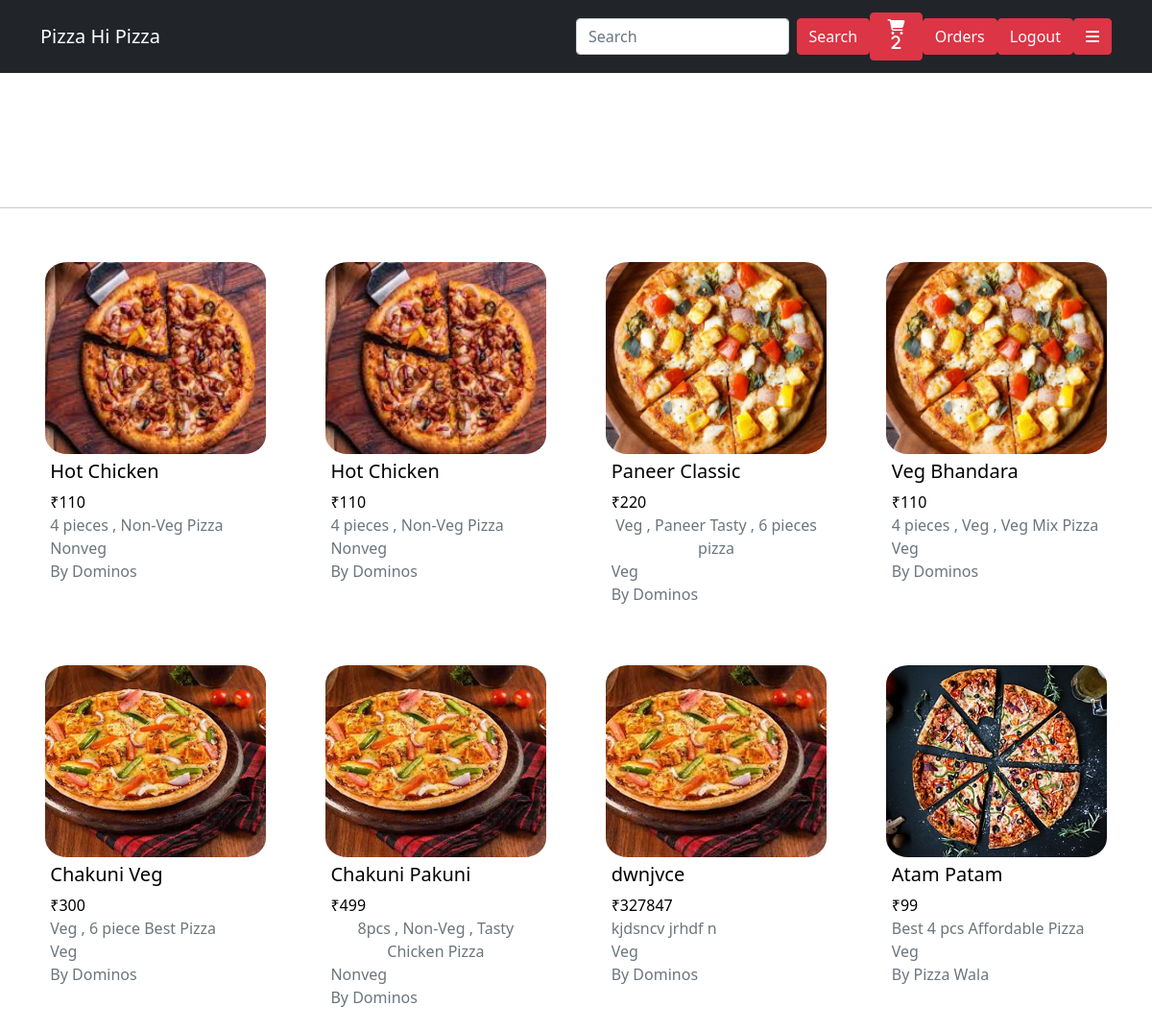
Screenshot of / (signed in) with the database file from the repository.
### models/models.py (models this page shows)
class MainModel(models.Model):
    id = models.UUIDField(default=uuid.uuid4  , editable=False , primary_key=True)
    class Meta:
        abstract = True

class Pizza(MainModel):
    img = models.FileField(upload_to='images' , default=None)
    ex_img = models.FileField(upload_to='images' , default='images/image2.png')
    name = models.CharField(max_length=50)
    price = models.IntegerField()
    category = models.CharField(max_length=50)
    owner = models.ForeignKey(sellers , on_delete=models.CASCADE , default=0)
    descrip = models.CharField(max_length=100 , default='Pizza')

class sellers(models.Model):
    name = models.CharField(max_length=100 , default ='none')
    user = models.ForeignKey(User , on_delete=models.CASCADE)
    gmail = models.EmailField(max_length=250)
    phone = models.IntegerField()
    address =models.CharField(max_length=150 , default ='none')
    state = models.CharField(max_length=50 , default ='none')
    city = models.CharField(max_length=50 , default ='none')

### models/views.py (the view)
# urls.py: 2. Add a URL to urlpatterns:  path('', views.home, name='home')
def home(request):
    try:
        seller = sellers.objects.get(user = request.user)
        s_name = seller.name
        if request.method == 'POST':
            val = request.POST.get('search')
            obj = Pizza.objects.filter(name__contains = val )
            data = obj
            try:
                cart = Carts.objects.get(user = request.user)
                items = cart.cart_items.all().count()
            except:
                items = 0
            return render(request , "home.html" , {'pizza' : data , 'count':items , 'search':val , 'name':s_name})
        else:
            try:
                print('ryokai')
                data = Pizza.objects.all()
                cart = Carts.objects.get(user = request.user)
                items = cart.cart_items.all().count()
                for i in CartItems.objects.filter(cart=cart):
                    ids = Pizza.objects.filter(id = i.pizzas.id)
                    print(ids)
                return render(request , "home.html" , {'pizza' : data , 'count':items  , 'n':'n' , 'cartitems':CartItems.objects.filter(cart=cart) , 'pizzas':Pizza ,'cart':cart, 'name':s_name})
            except:
                data = Pizza.objects.all()
                return render(request , 'home.html' , {'pizza':data, 'name':s_name})
    except:
        if request.method == 'POST':
            val = request.POST.get('search')
            obj = Pizza.objects.filter(name__contains = val )
            data = obj
            try:
                cart = Carts.objects.get(user = request.user)
                items = cart.cart_items.all().count()
            except:
                items = 0
            return render(request , "home.html" , {'pizza' : data , 'count':items , 'search':val})
        else:
            try:
                print('ryokai')
                data = Pizza.objects.all()
                try:
                    cart = Carts.objects.get(user = request.user)
                    items = cart.cart_items.all().count()
                except:
                    items = 0
                for i in CartItems.objects.filter(cart=cart):
                    ids = Pizza.objects.filter(id = i.pizzas.id)
                    print(ids)
                return render(request , "home.html" , {'pizza' : data , 'count':items  , 'n':'n' , 'cartitems':CartItems.objects.filter(cart=cart) , 'pizzas':Pizza ,'cart':cart})
            except:
                data = Pizza.objects.all()
                return render(request , 'home.html' , {'pizza':data})

### templates/home.html (shortened to what this page needs)
<!DOCTYPE html>
<html lang="en">
<head>
    <link rel="stylesheet" href="https://cdnjs.cloudflare.com/ajax/libs/font-awesome/6.6.0/css/all.min.css">
    <link href="https://cdn.jsdelivr.net/npm/bootstrap@5.0.2/dist/css/bootstrap.min.css" rel="stylesheet"
>
    <link rel="stylesheet" href="/static/home.css">
</head>
<body>
    <div class="box"
        style="width: 100%;height: 200px;text-align: center;display: flex;flex-direction: column;align-items: center;">
        <nav class="navbar navbar-dark bg-dark w-100 , navbar">
            <div class="container">
                <div
                    style="display: flex;align-items: start;justify-content: space-between;width: 25%;flex-direction: column;">
                    <a class="navbar-brand">Pizza Hi Pizza</a>
                </div>
                <div style="display: flex;align-items: center;justify-content: space-evenly;width: 50%;height: 60px;">
                    <form class="d-flex" method="post">
                        <input class="form-control me-2" type="search" placeholder="Search" aria-label="Search"
                            name="search">
                        <button class="btn btn-danger" type="submit">Search</button>
                    </form>
                    <a href="/cart" class="btn btn-danger">
                        <i class="fa-solid fa-cart-shopping" style="color: white;"> {{count}}</i>
                    </a>
                    <button class="btn btn-danger">Orders</button>
                    {% if request.user.is_authenticated %}
                    <a href="/logout" class="btn btn-danger" id="log_btn">Logout</a>
                    {% else %}
                    <a href="/login" class="btn btn-danger" id="log_btn">Login</a>
                    {% endif %}
                    <div class="dropdown" onmouseover="document.getElementById('menuu').style.display='block'"
                        onmouseleave="document.getElementById('menuu').style.display='none'">
                        <button type="button" id="toggler" class="btn btn-danger" data-bs-toggle="dropdown">
                            <i class="fa-solid fa-bars" style="color: white;"></i>
                        </button>
                    </div>
                </div>
        </nav>
    </div>
    <hr>
    <div class="shop">
        {% for i in pizza%}
        <a href="{% url 'details' i.id %}" style=" text-decoration: none;color: black;">
            <div class="boxes" >
                <img src="/media/{{i.img}}" >
                <div class="body">
                    <div style="width: 80%;height: fit-content;display: flex;justify-content: space-between;">
                        <h5 class="">{{i.name}}</h5>
                    </div>
                    <p >₹{{i.price}}</p>
                    <p class="text-muted">{{i.descrip}}</p>
                    <p class="text-muted">{{i.category}}</p>
                    <p class="text-muted">By {{i.owner.name}}</p>
                </div>
            </div>
        </a>
        {% endfor %}
    </div>
</body>
</html>

### static/home.css (style rules this page uses)
* { margin: 0px; padding: 0px; }

### templates/home.html (style rules this page uses)
.shop { text-align: center; }
.boxes { width: 24%; display: inline-flex; flex-direction: column; align-items: center; justify-content: center; color: black; margin: 0px; margin-bottom: 20px; height: 400px; text-align: center; }
.boxes img { width: 80%; height: 50%; object-fit: cover; object-position: center; border-radius: 10%; }
.body { width: 80%; height: 30%; padding: 2%; }
.body h5 { width: fit-content; }
.body p { width: fit-content; height: min-content; margin: 0px; }
.navbar { position: fixed; z-index: 50000; }

### rows the page displays
Pizza: img (picture), name "Hot Chicken", price "110", descrip "4 pieces , Non-Veg Pizza", category "Nonveg", owner.name "Dominos"
Pizza: img (picture), name "Hot Chicken", price "110", descrip "4 pieces , Non-Veg Pizza", category "Nonveg", owner.name "Dominos"
Pizza: img (picture), name "Paneer Classic", price "220", descrip "Veg , Paneer Tasty , 6 pieces pizza", category "Veg", owner.name "Dominos"
Pizza: img (picture), name "Veg Bhandara", price "110", descrip "4 pieces , Veg , Veg Mix Pizza", category "Veg", owner.name "Dominos"
Pizza: img (picture), name "Chakuni Veg", price "300", descrip "Veg , 6 piece Best Pizza", category "Veg", owner.name "Dominos"
Pizza: img (picture), name "Chakuni Pakuni", price "499", descrip "8pcs , Non-Veg , Tasty Chicken Pizza", category "Nonveg", owner.name "Dominos"
Pizza: img (picture), name "dwnjvce", price "327847", descrip "kjdsncv jrhdf n", category "Veg", owner.name "Dominos"
Pizza: img (picture), name "Atam Patam", price "99", descrip "Best 4 pcs Affordable Pizza", category "Veg", owner.name "Pizza Wala"

### other values shown
{{ count }} "2"
